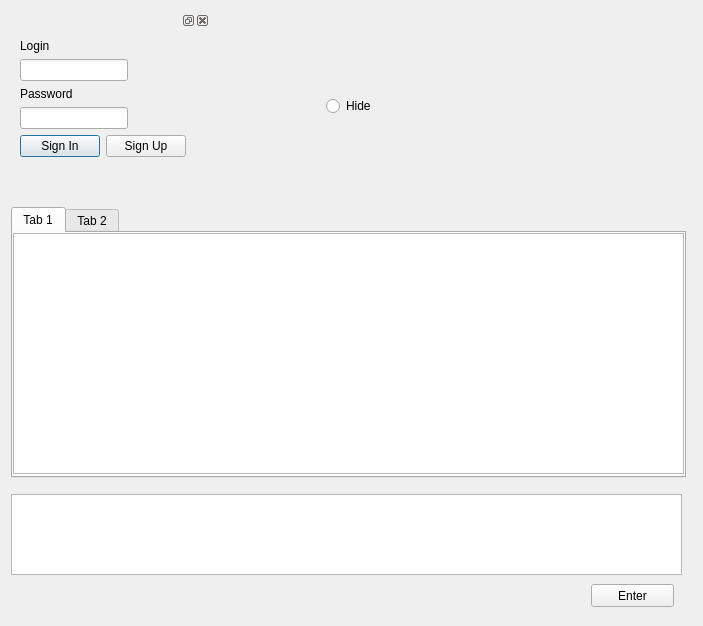
<?xml version="1.0" encoding="UTF-8"?>
<ui version="4.0">
 <class>Dialog</class>
 <widget class="QDialog" name="Dialog">
  <property name="geometry">
   <rect>
    <x>0</x>
    <y>0</y>
    <width>699</width>
    <height>626</height>
   </rect>
  </property>
  <property name="minimumSize">
   <size>
    <width>0</width>
    <height>0</height>
   </size>
  </property>
  <property name="focusPolicy">
   <enum>Qt::StrongFocus</enum>
  </property>
  <property name="windowTitle">
   <string>Dialog</string>
  </property>
  <layout class="QGridLayout" name="gridLayout">
   <item row="0" column="0">
    <widget class="QDockWidget" name="dock_login">
     <property name="maximumSize">
      <size>
       <width>199</width>
       <height>200</height>
      </size>
     </property>
     <widget class="QWidget" name="dockWidgetContents">
      <layout class="QFormLayout" name="formLayout_2">
       <item row="0" column="0">
        <widget class="QLabel" name="label_login">
         <property name="text">
          <string>Login</string>
         </property>
        </widget>
       </item>
       <item row="1" column="0">
        <widget class="QLineEdit" name="line_login">
         <property name="text">
          <string/>
         </property>
        </widget>
       </item>
       <item row="2" column="0">
        <widget class="QLabel" name="label_passwd">
         <property name="text">
          <string>Password</string>
         </property>
        </widget>
       </item>
       <item row="3" column="0">
        <widget class="QLineEdit" name="line_passwd">
         <property name="text">
          <string/>
         </property>
        </widget>
       </item>
       <item row="4" column="0">
        <layout class="QFormLayout" name="formLayout_entry">
         <item row="0" column="0">
          <widget class="QPushButton" name="btn_sign_in">
           <property name="text">
            <string>Sign In</string>
           </property>
          </widget>
         </item>
         <item row="0" column="1">
          <widget class="QPushButton" name="btn_sign_up">
           <property name="text">
            <string>Sign Up</string>
           </property>
          </widget>
         </item>
        </layout>
       </item>
      </layout>
     </widget>
    </widget>
   </item>
   <item row="2" column="0" colspan="3">
    <widget class="QWidget" name="input_panel" native="true">
     <property name="minimumSize">
      <size>
       <width>681</width>
       <height>131</height>
      </size>
     </property>
     <widget class="QPushButton" name="btn_send">
      <property name="geometry">
       <rect>
        <x>580</x>
        <y>100</y>
        <width>83</width>
        <height>23</height>
       </rect>
      </property>
      <property name="text">
       <string>Enter</string>
      </property>
     </widget>
     <widget class="QTextEdit" name="textEdit">
      <property name="geometry">
       <rect>
        <x>0</x>
        <y>10</y>
        <width>671</width>
        <height>81</height>
       </rect>
      </property>
     </widget>
    </widget>
   </item>
   <item row="0" column="1">
    <widget class="QRadioButton" name="btn_hide">
     <property name="minimumSize">
      <size>
       <width>120</width>
       <height>0</height>
      </size>
     </property>
     <property name="maximumSize">
      <size>
       <width>150</width>
       <height>16777215</height>
      </size>
     </property>
     <property name="text">
      <string>Hide</string>
     </property>
    </widget>
   </item>
   <item row="0" column="2">
    <widget class="QLabel" name="login">
     <property name="maximumSize">
      <size>
       <width>100</width>
       <height>16777215</height>
      </size>
     </property>
     <property name="text">
      <string/>
     </property>
    </widget>
   </item>
   <item row="1" column="0" colspan="3">
    <widget class="QTabWidget" name="tabWidget">
     <property name="minimumSize">
      <size>
       <width>671</width>
       <height>271</height>
      </size>
     </property>
     <property name="maximumSize">
      <size>
       <width>675</width>
       <height>271</height>
      </size>
     </property>
     <property name="currentIndex">
      <number>0</number>
     </property>
     <widget class="QWidget" name="tab">
      <attribute name="title">
       <string>Tab 1</string>
      </attribute>
      <widget class="QTextBrowser" name="textBrowser">
       <property name="geometry">
        <rect>
         <x>0</x>
         <y>0</y>
         <width>671</width>
         <height>241</height>
        </rect>
       </property>
      </widget>
     </widget>
     <widget class="QWidget" name="tab_2">
      <attribute name="title">
       <string>Tab 2</string>
      </attribute>
     </widget>
    </widget>
   </item>
  </layout>
 </widget>
 <resources/>
 <connections/>
</ui>
